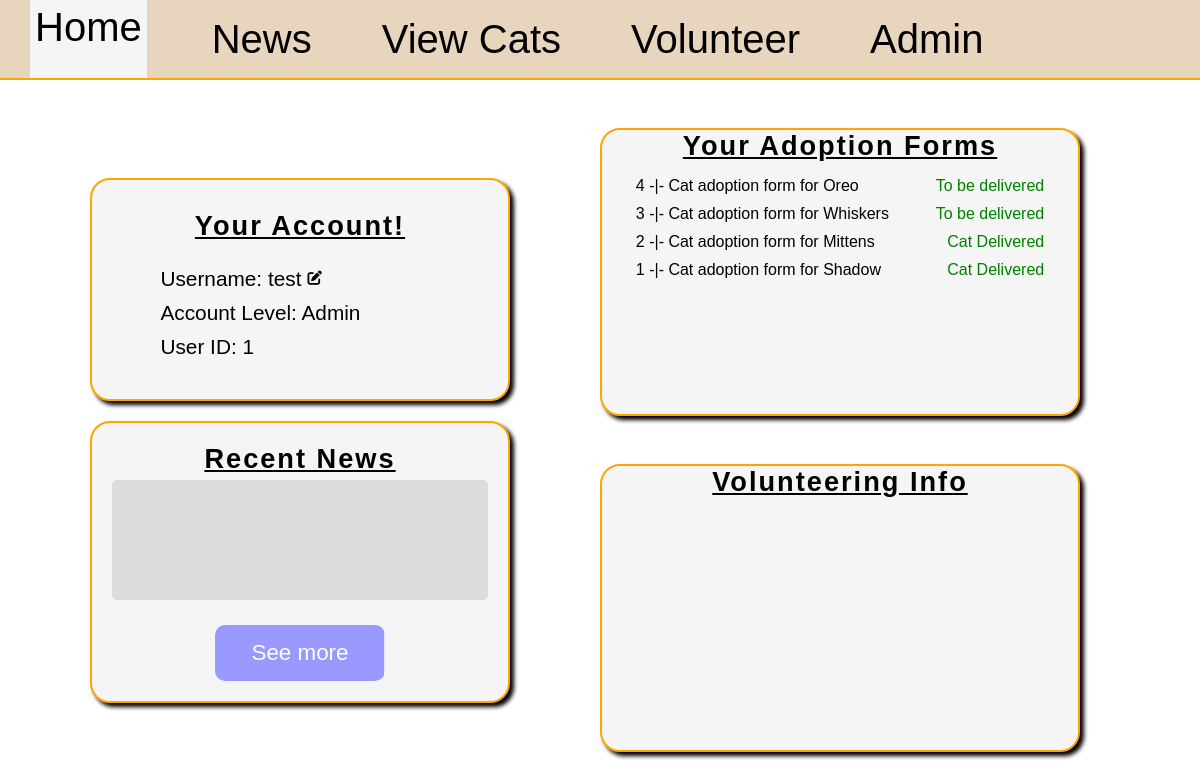
Page /home/1 on the earlier database version.
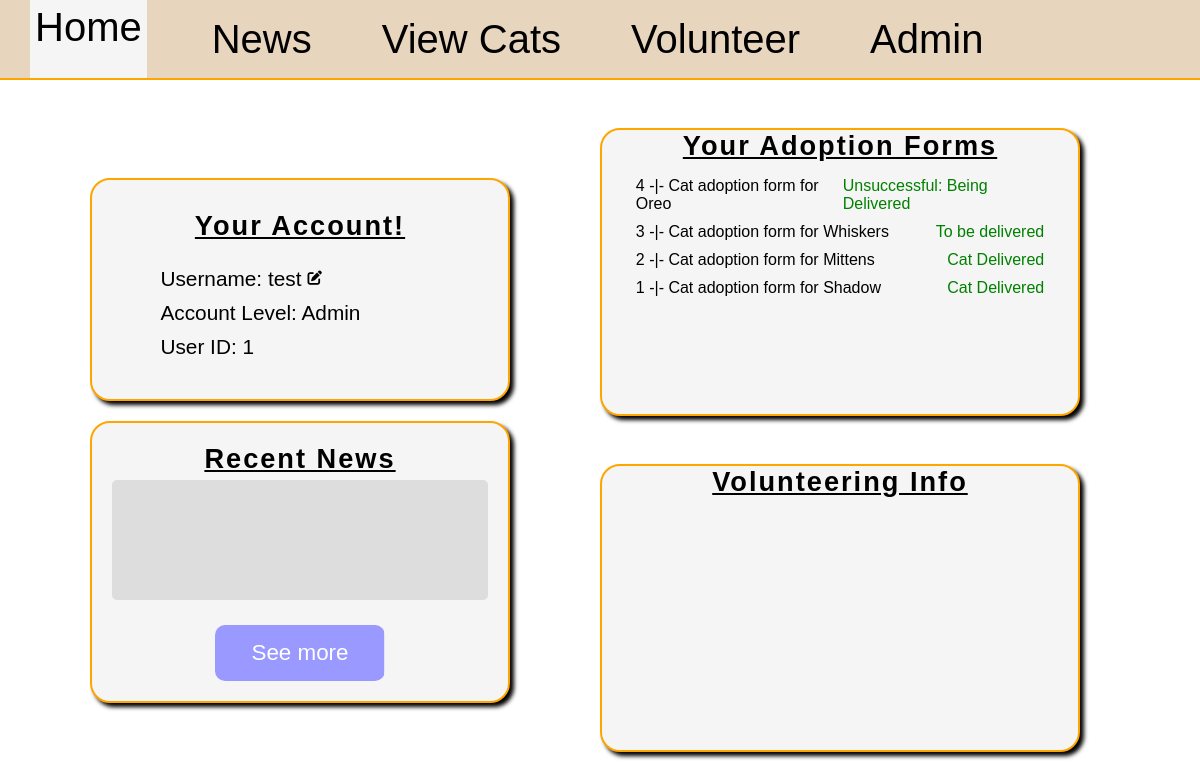
Same page on the later database version.
### main.py (models this page shows)
class User(db.Model):
    id = db.Column(db.Integer, primary_key=True)
    username = db.Column(db.String(50), nullable=False, unique=True)
    password = db.Column(db.String(50), nullable=False)
    level = db.Column(db.String(50), nullable=False)
    news = db.relationship('News', backref='author', lazy=True)
    forms = db.relationship('AdoptionForm', backref='user', lazy=True)
    volunteer_request = db.relationship('VolunteerRequest', backref='user', lazy=True)
    transport = db.relationship('CatTransport', backref='user', lazy=True)

class AdoptionForm(db.Model):
	id = db.Column(db.Integer, primary_key=True)
	address = db.Column(db.String(30), nullable=False)
	other_pets = db.Column(db.Integer, nullable=False)
	reason = db.Column(db.String(100), nullable=False)
	cat_id = db.Column(db.Integer, db.ForeignKey('cat.id'), nullable=False)
	user_id = db.Column(db.Integer, db.ForeignKey('user.id'), nullable=False)
	review = db.relationship('AdoptionFormReview', backref='form', uselist=False)

class Cat(db.Model):
	id = db.Column(db.Integer, primary_key=True)
	name = db.Column(db.String(25), nullable=False)
	bio = db.Column(db.String(100), nullable=False)
	age = db.Column(db.Integer, nullable=False)
	gender = db.Column(db.String(1), nullable=False)
	image = db.Column(db.String(100))
	room = db.Column(db.String(2))
	adopted = db.Column(db.Boolean, nullable=False, default=False)
	forms = db.relationship('AdoptionForm', backref='cat', lazy=True)
	transport = db.relationship('CatTransport', backref='cat', lazy=True, uselist=False)

class AdoptionFormReview(db.Model):
	id = db.Column(db.Integer, primary_key=True)
	status = db.Column(db.String(30), nullable=False)
	reason = db.Column(db.String(30))
	form_id = db.Column(db.Integer, db.ForeignKey('adoption_form.id'), unique=True, nullable=False)

### main.py (the view)
@app.route('/home/<int:id>', methods=["GET", "POST"])
def home(id):
	user = User.query.filter(User.id==id).first()
	form = UsernameForm()
	newest_news = News.query.order_by(News.id.desc()).first()
	user_adoptions = AdoptionForm.query.filter(AdoptionForm.user_id==id).all()
	user_applications = VolunteerRequest.query.filter(VolunteerRequest.user_id==id).order_by(VolunteerRequest.user_id.desc()).all()
	if form.validate_on_submit():
		username = form.username.data
		found_user = User.query.filter(User.username==username).first()
		if found_user and username != user.username:
			form.username.data = user.username
			return render_template("home.html", applications=user_applications, user=user, form=form, error="exists", news=newest_news, asoptions=user_adoptions)
		else:
			user.username = username
			db.session.commit()
			return redirect(url_for("home", id=user.id))
	else:
		form.username.data = user.username
		return render_template("home.html", applications=user_applications, user=user, form=form, error="none", news=newest_news, adoptions=user_adoptions)

### templates/home.html (shortened to what this page needs)
{% extends "base.html" %}
{% block style %}
<link rel="stylesheet" href="{{ url_for('static', filename='home.css') }}">
<link rel="stylesheet" href="https://cdnjs.cloudflare.com/ajax/libs/font-awesome/6.5.0/css/all.min.css">
{% endblock %}
{% block content %}
<main>
	<section id="section-1">
	<div id="profile-div" class="page-div">
		<div id="details">
			<h2>Your Account!</h2>
			<p id="error" class="{{ error }}"></p>
			<div id="username-div">
				<p class="account-detail" id="username-show">Username: {{ user.username }}</p>
				<i class="fas fa-pen-to-square account-detail" id="edit"></i>
			</div>
			<p class="account-detail">Account Level: {{ user.level|capitalize }}</p>
			<p class="account-detail">User ID: {{ user.id }}</p>
		</div>
	</div>
	<div id="news-div" class="page-div">
		<h2>Recent News</h2>
		<div id="newest-news">
		</div>
		<a href="/news/{{ user.id }}" id="news-btn" class="page-link-btn">See more</a>
	</div>
	</section>
	<section id="section-2">
	<div id="adoptions-div" class="page-div">
		<h2>Your Adoption Forms</h2>
		<div id="user-adoptions">
			{% if adoptions %}
			{% for form in adoptions|reverse %}
			<div class="cat-form">
				<p class="form-link cat-adoption" id="{{ form.id }}">{{ form.id }} -|- Cat adoption form for {{ form.cat.name }}</p>
				{% if form.review %}
					{% if form.review.status=="Declined" %}
						<p class="denied">{{ form.review.status }}</p>
					{% else %}
						<p class="accepted">{{ form.review.status }}</p>
					{% endif %}
				{% endif %}
			</div>
			{% endfor %}
			{% else %}
			<p class="no-adoptions">Oh no! You don't have any adoption forms.</p>
			<p class="no-adoptions">Would you like to submit one?</p>
			<a href="/cats/{{ user.id}}" class="page-link-btn" id="adoption-btn">See cats</a>
			{% endif %}
		</div>
	</div>
	<div class="page-div" id="volunteer-div">
		<h2>Volunteering Info</h2>
	</div>
	</section>
</main>
{% endblock %}

### templates/base.html (shortened to what this page needs)
<!DOCTYPE html>
<html>
	<head>
		<link rel="stylesheet" href="{{ url_for('static', filename='styles.css') }}">
		{% block style %}{% endblock %}
	</head>
	<body>
		{% if user %}
		<header>
			<a href="/home/{{ user.id }}" id="header-home">Home</a>
			<a href="/news/{{ user.id }}" id="header-news">News</a>
			<a href="/cats/{{ user.id }}" id="header-cats">View Cats</a>
			{% if user.level == "user" %}
			<a href="/become_volunteer/{{ user.id }}" id="header-volunteer">Volunteer</a>
			{% else %}
			<a href="/is_volunteer/{{ user.id }}" id="header-volunteer">Volunteer</a>
			{% endif %}
			{% if user.level == "admin" %}
			<a href="/admin/{{ user.id }}" id="header-admin">Admin</a>
			{% endif %}
		</header>
		{% endif %}
		{% block content %}{% endblock %}
	</body>
</html>

### static/styles.css (style rules this page uses)
* { margin: 0; padding: 0; box-sizing: border-box; font-family:Arial, Helvetica, sans-serif; }
html, body { width: 100vw; height: 100vh; font-size: 16px; }
#error { color: #884444; padding: 10px; }
.selected { height: 100%; background-color: whitesmoke; }
header { width: 100%; height: 10%; background-color: rgb(231, 213, 190); display: flex; align-items: center; border-bottom: 2px solid orange; }
header a { font-size: 2.5rem; text-align: center; padding: 5px; margin-left: 30px; margin-right: 30px; position: relative; display: inline-block; text-decoration: none; color: black; }
header a::after { content: ""; position: absolute; left: 0; bottom: 0; width: 0; height: 3px; background: orange; transition: width 0.3s; }
.page-link-btn { color: white; background: linear-gradient(90deg, #ff9900 50%, #9999ff 50%); background-size: 200% 100%; background-position: right; transition: background-position 0.3s ease; border-radius: 10px; display: flex; align-items: center; justify-content: center; text-decoration: none; }

### static/home.css (style rules this page uses)
body { overflow: hidden; }
main { display: flex; justify-content: center; align-items: center; width: 100%; height: 90%; }
.page-div { border: solid orange 2px; border-radius: 20px; transition: 0.3s ease-in-out; box-shadow: 4px 4px 4px black; background-color: whitesmoke; }
#profile-div { width: 35vw; padding: 20px; display: flex; flex-direction: column; align-items: center; }
#details { padding: 5px; display: flex; flex-direction: column; align-items: center; margin: 5px; border-radius: 10px; width: 90%; }
h2 { font-size: 1.7rem; text-decoration: underline; font-weight: 900; letter-spacing: 2px; margin-bottom: 5px; }
.account-detail { font-size: 1.3rem; margin-bottom: 10px; text-align: left; width: 85%; }
#username-div { width: 85%; display: flex; justify-content: left; align-items: center; }
#username-div .account-detail { width: auto; margin-right: 6px; }
#username-div i { font-size: 0.9rem; }
#section-1 { width: 40vw; height: 100%; display: flex; flex-direction: column; align-items: center; justify-content: center; }
#news-div { margin-top: 20px; width: 35vw; display: flex; flex-direction: column; justify-content: center; align-items: center; padding: 20px; }
#newest-news { width: 100%; height: 15vh; display: flex; flex-direction: column; justify-content: center; background-color: #dddddd; padding: 10px; border-radius: 5px; }
#news-btn { margin-top: 25px; width: 45%; font-size: 1.4rem; height: 7vh; }
#section-2 { width: 50vw; height: 100%; display: flex; flex-direction: column; align-items: center; justify-content: space-evenly; }
#adoptions-div, #volunteer-div { width: 40vw; height: 40%; display: flex; flex-direction: column; align-items: center; }
#volunteer-div { height: 40%; }
#user-adoptions, #user-applications { width: 90%; padding: 5px; max-height: 30vh; overflow: auto; display: grid; }
.cat-form, .application-div { padding: 5px; width: 100%; border-radius: 7px; display: flex; align-items: center; justify-content: space-between; }
.form-link, .application-link { text-decoration: none; color: black; }
.accepted { color: green; }

Differences in the rows shown:
changed through a linked row, AdoptionForm "Oreo": review.status "To be delivered" → "Unsuccessful: Being Delivered"
